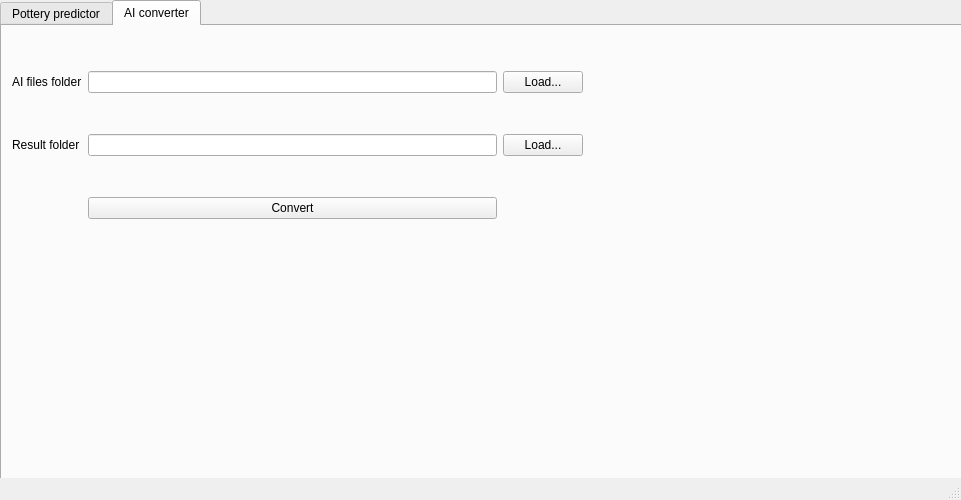
<?xml version="1.0" encoding="UTF-8"?>
<ui version="4.0">
 <class>MainWindow</class>
 <widget class="QMainWindow" name="MainWindow">
  <property name="geometry">
   <rect>
    <x>0</x>
    <y>0</y>
    <width>961</width>
    <height>500</height>
   </rect>
  </property>
  <property name="minimumSize">
   <size>
    <width>500</width>
    <height>300</height>
   </size>
  </property>
  <property name="windowTitle">
   <string>Pottery v0.1</string>
  </property>
  <widget class="QWidget" name="centralwidget">
   <widget class="QTabWidget" name="tabWidget">
    <property name="geometry">
     <rect>
      <x>0</x>
      <y>0</y>
      <width>1000</width>
      <height>500</height>
     </rect>
    </property>
    <property name="sizePolicy">
     <sizepolicy hsizetype="Maximum" vsizetype="Maximum">
      <horstretch>0</horstretch>
      <verstretch>0</verstretch>
     </sizepolicy>
    </property>
    <property name="minimumSize">
     <size>
      <width>500</width>
      <height>300</height>
     </size>
    </property>
    <property name="currentIndex">
     <number>1</number>
    </property>
    <widget class="QWidget" name="tab_3">
     <attribute name="title">
      <string>Pottery predictor</string>
     </attribute>
     <widget class="QWidget" name="gridLayoutWidget_3">
      <property name="geometry">
       <rect>
        <x>10</x>
        <y>10</y>
        <width>871</width>
        <height>331</height>
       </rect>
      </property>
      <layout class="QGridLayout" name="gridLayout_3">
       <item row="5" column="1">
        <widget class="QLabel" name="label_11">
         <property name="text">
          <string>Longtitude</string>
         </property>
        </widget>
       </item>
       <item row="7" column="2">
        <widget class="QLineEdit" name="lineEdit_10"/>
       </item>
       <item row="8" column="0">
        <widget class="QPushButton" name="pushButton_5">
         <property name="text">
          <string>Predict</string>
         </property>
        </widget>
       </item>
       <item row="5" column="0">
        <widget class="QLabel" name="label_8">
         <property name="text">
          <string>Diamter</string>
         </property>
        </widget>
       </item>
       <item row="0" column="2">
        <widget class="QLabel" name="label_13">
         <property name="text">
          <string>Fabric color</string>
         </property>
        </widget>
       </item>
       <item row="7" column="0">
        <widget class="QLineEdit" name="lineEdit_4"/>
       </item>
       <item row="0" column="0">
        <widget class="QLabel" name="label_5">
         <property name="text">
          <string>Classification</string>
         </property>
        </widget>
       </item>
       <item row="2" column="0">
        <widget class="QLabel" name="label_7">
         <property name="text">
          <string>Length</string>
         </property>
        </widget>
       </item>
       <item row="3" column="2">
        <widget class="QLineEdit" name="lineEdit_9"/>
       </item>
       <item row="7" column="1">
        <widget class="QLineEdit" name="lineEdit_7"/>
       </item>
       <item row="0" column="3">
        <widget class="QLabel" name="label_19">
         <property name="text">
          <string>Prediction result:</string>
         </property>
        </widget>
       </item>
       <item row="3" column="3">
        <widget class="QFrame" name="frame">
         <property name="frameShape">
          <enum>QFrame::StyledPanel</enum>
         </property>
         <property name="frameShadow">
          <enum>QFrame::Raised</enum>
         </property>
        </widget>
       </item>
       <item row="5" column="2">
        <widget class="QLabel" name="label_15">
         <property name="text">
          <string>Latitude</string>
         </property>
        </widget>
       </item>
       <item row="2" column="2">
        <widget class="QLabel" name="label_14">
         <property name="text">
          <string>Thick</string>
         </property>
        </widget>
       </item>
       <item row="2" column="1">
        <widget class="QLabel" name="label_10">
         <property name="text">
          <string>Width</string>
         </property>
        </widget>
       </item>
       <item row="3" column="1">
        <widget class="QLineEdit" name="lineEdit_6"/>
       </item>
       <item row="0" column="1">
        <widget class="QLabel" name="label_9">
         <property name="text">
          <string>Portion</string>
         </property>
        </widget>
       </item>
       <item row="3" column="0">
        <widget class="QLineEdit" name="lineEdit_3"/>
       </item>
       <item row="1" column="0">
        <widget class="QComboBox" name="comboBox"/>
       </item>
       <item row="1" column="1">
        <widget class="QComboBox" name="comboBox_2"/>
       </item>
       <item row="1" column="2">
        <widget class="QComboBox" name="comboBox_3"/>
       </item>
      </layout>
     </widget>
    </widget>
    <widget class="QWidget" name="tab">
     <property name="sizePolicy">
      <sizepolicy hsizetype="Maximum" vsizetype="Maximum">
       <horstretch>0</horstretch>
       <verstretch>0</verstretch>
      </sizepolicy>
     </property>
     <attribute name="title">
      <string>AI converter</string>
     </attribute>
     <widget class="QWidget" name="gridLayoutWidget">
      <property name="geometry">
       <rect>
        <x>10</x>
        <y>10</y>
        <width>571</width>
        <height>221</height>
       </rect>
      </property>
      <layout class="QGridLayout" name="gridLayout">
       <item row="2" column="2">
        <widget class="QPushButton" name="pushButton_2">
         <property name="text">
          <string>Load...</string>
         </property>
        </widget>
       </item>
       <item row="1" column="0">
        <widget class="QLabel" name="label">
         <property name="text">
          <string>AI files folder</string>
         </property>
        </widget>
       </item>
       <item row="2" column="0">
        <widget class="QLabel" name="label_2">
         <property name="text">
          <string>Result folder</string>
         </property>
        </widget>
       </item>
       <item row="2" column="1">
        <widget class="QLineEdit" name="lineEdit_13"/>
       </item>
       <item row="1" column="2">
        <widget class="QPushButton" name="pushButton">
         <property name="text">
          <string>Load...</string>
         </property>
        </widget>
       </item>
       <item row="3" column="1">
        <widget class="QPushButton" name="pushButton_3">
         <property name="text">
          <string>Convert</string>
         </property>
        </widget>
       </item>
       <item row="1" column="1">
        <widget class="QLineEdit" name="lineEdit_15"/>
       </item>
      </layout>
     </widget>
    </widget>
   </widget>
  </widget>
  <widget class="QStatusBar" name="statusbar"/>
 </widget>
 <resources/>
 <connections/>
</ui>
